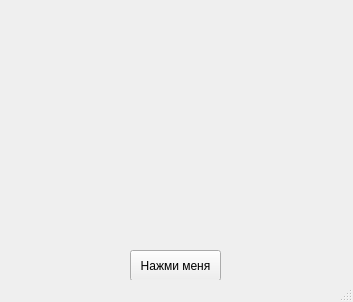
<?xml version="1.0" encoding="UTF-8"?>
<ui version="4.0">
 <class>MainWindow</class>
 <widget class="QMainWindow" name="MainWindow">
  <property name="geometry">
   <rect>
    <x>0</x>
    <y>0</y>
    <width>353</width>
    <height>302</height>
   </rect>
  </property>
  <property name="baseSize">
   <size>
    <width>-1</width>
    <height>0</height>
   </size>
  </property>
  <property name="windowTitle">
   <string>Yellow Rounds</string>
  </property>
  <widget class="QWidget" name="centralwidget">
   <widget class="QPushButton" name="pushButton">
    <property name="geometry">
     <rect>
      <x>130</x>
      <y>250</y>
      <width>91</width>
      <height>31</height>
     </rect>
    </property>
    <property name="text">
     <string>Нажми меня</string>
    </property>
   </widget>
  </widget>
  <widget class="QStatusBar" name="statusbar"/>
 </widget>
 <resources/>
 <connections/>
</ui>
